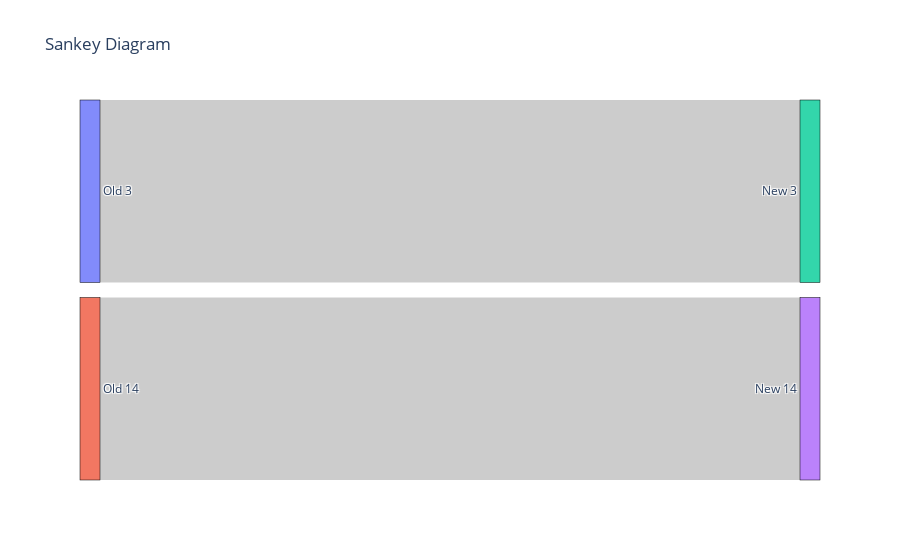

This figure's notebook cell:
### Markdown cell above
### Chargement de deux classifications à comparer (pour Sankey)
On prépare la comparaison visuelle des clusters trouvés par différentes méthodes.

### Code cell
classification_old = pd.read_csv("../DATA/classification_results_K22_AjB_NGC1068_K16_class15_deredshifted_30.csv").to_numpy()
print("Classification ancienne chargée :", classification_old.shape)

classification_new = classification_old.copy()

plot_sankey(classification_old[1], classification_new[1], title="Sankey Diagram")

### Figure 1 — Plotly figure (JSON) as saved in the notebook; plotly's stock layout.template omitted (floating-point values rounded to 4 significant figures)
{"data": [{"link": {"source": [0, 1], "target": [2, 3], "value": [1, 1]}, "node": {"label": ["Old 3", "Old 14", "New 3", "New 14"], "line": {"color": "black", "width": 0.5}, "pad": 15, "thickness": 20}, "type": "sankey"}], "layout": {"font": {"size": 12}, "title": {"text": "Sankey Diagram"}}}
